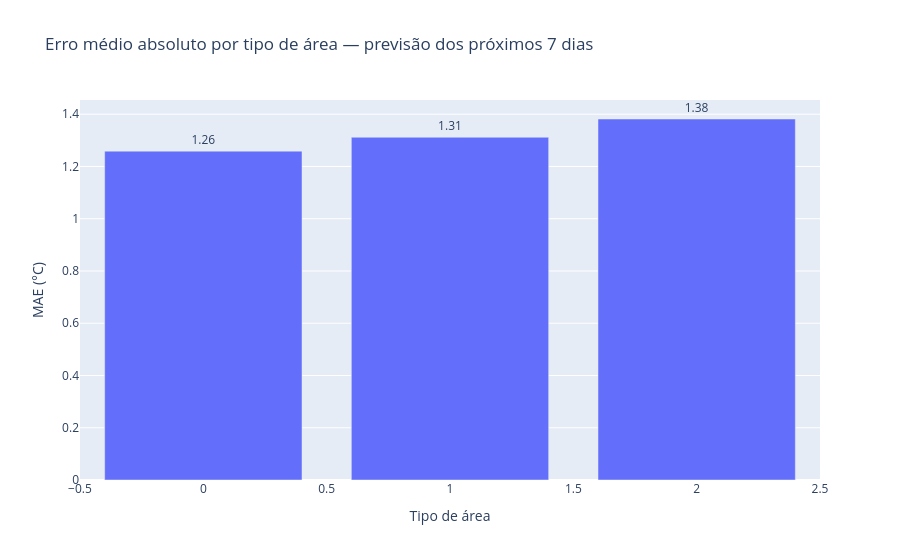

Here is the notebook cell this chart was saved with:
### Markdown cell above
### Gráfico: MAE por tipo de área — próximos 7 dias

### Code cell
erro_tipo_area_semana.createOrReplaceTempView("erro_tipo_area_semana")

erro_tipo_area_semana_rows = spark.sql("""
    SELECT
        tipo_area_idx,
        mae
    FROM erro_tipo_area_semana
    ORDER BY tipo_area_idx
""").collect()

erro_tipo_area_semana_plot = {
    "tipo_area_idx": [row["tipo_area_idx"] for row in erro_tipo_area_semana_rows],
    "mae": [row["mae"] for row in erro_tipo_area_semana_rows]
}

fig = px.bar(
    erro_tipo_area_semana_plot,
    x="tipo_area_idx",
    y="mae",
    text="mae",
    title="Erro médio absoluto por tipo de área — previsão dos próximos 7 dias",
    labels={
        "tipo_area_idx": "Tipo de área",
        "mae": "MAE (°C)"
    }
)

fig.update_traces(texttemplate="%{text:.2f}", textposition="outside")
fig.show()

### Figure 1 — Plotly figure (JSON) as saved in the notebook; plotly's stock layout.template omitted (floating-point values rounded to 4 significant figures)
{"data": [{"hovertemplate": "Tipo de área=%{x}<br>MAE (°C)=%{text}<extra></extra>", "legendgroup": "", "marker": {"color": "#636efa", "pattern": {"shape": ""}}, "name": "", "orientation": "v", "showlegend": false, "text": [1.259, 1.312, 1.382], "textposition": "outside", "texttemplate": "%{text:.2f}", "type": "bar", "x": [0.0, 1.0, 2.0], "xaxis": "x", "y": [1.259, 1.312, 1.382], "yaxis": "y"}], "layout": {"barmode": "relative", "legend": {"tracegroupgap": 0}, "title": {"text": "Erro médio absoluto por tipo de área — previsão dos próximos 7 dias"}, "xaxis": {"anchor": "y", "domain": [0, 1], "title": {"text": "Tipo de área"}}, "yaxis": {"anchor": "x", "domain": [0, 1], "title": {"text": "MAE (°C)"}}}}
